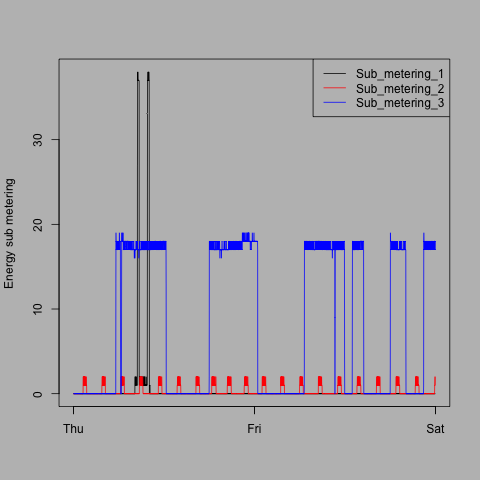

Recreate this plot in R.
#Purpose of plot3.R file:
## --defines function- plot3() used to generate line plot for energy sub-metering (No. 1, 2, 3) in 3 different colors vs datetimestamp as per Plot 3
# -----------------------------------------------------
#Function: plot3()
##Purpose:
### --uses function plot_graph() defined in this file to generate line plot for a data frame with 4 columns where x-axis=1st col, y-axis=2nd col, 3rd col, 4th col of data frame of which need to annotated in the graph with different colors
### --Plot generated on screen if no file name is provided
### --Provides the option to save the plot to a png file with dimensions 480x480 with grey background if a file name is provided
### --Generates a legend based on the annotation used to represent the different groups in the data 
##Parameter List:
#### df : Data frame for which line plot is generated. x-axis=1st col of data frame, y-axis=2nd col, 3rd col, 4th col  of which need to annotated in the graph with different colors
#### xlab_var : Variable to set the label for the x-axis. Default is empty string
#### ylab_var : Variable to set the label for the y-axis. Default is empty string
#### ylab_var : Variable to set the label for the y-axis. Default is empty string
#### color_var : Variable to set the color of line/point to be plotted. Default is black
#### main_var : Variable to set the title for the plot. Defailt is empty string
#### type_var : Variable to set the type of plot. Default is line plot
#### leg_col : Character vector specifying the 3 different colors to be used for annotating the different groups of data points
#### leg_label : Character vector specifying the 3 different labels to be used for annotating the different groups of data points in the legend
#### file_var : Variable to set the file name of the output png file in case user chooses to save the plot. Default is null

plot3 <- function (df, xlab_var="", ylab_var="", color_var="black", main_var = "", type_var="l", leg_col=NULL, leg_label=NULL, file_var=NULL) {
  if (length(file_var)==0) {#No file name provided, hence display the graph on screen
    #Use the plot_graph function defined in this file to plot the required graph on screen with the legends
   plot_graph(df, xlab_var, ylab_var, color_var, main_var, type_var, leg_col, leg_label)
  }
  else { #File name provided, hence graph output will be sent to customized png device
    #Define the parameters for the png device-480x480 pixels and having background as "grey"
    png(file_var,  width = 480, height = 480, units = "px", bg="grey")
    #Use the plot_graph function defined in this file to plot the required graph with the legends
    plot_graph(df, xlab_var, ylab_var, color_var, main_var, type_var, leg_col, leg_label)
    #Close the png graphic device
    dev.off()
  }
}


#Function: plot_graph()
##Purpose:
### --function to generate line plot for a data frame with 4 columns where x-axis=1st col, y-axis=2nd col, 3rd col, 4th col of data frame of which need to annotated in the graph with different colors
### --Generates a legend based on the annotation used to represent the different groups in the data 
##Parameter List:
#### df : Data frame for which line plot is generated. x-axis=1st col of data frame, y-axis=2nd col, 3rd col, 4th col  of which need to annotated in the graph with different colors
#### xlab_var : Variable to set the label for the x-axis
#### ylab_var : Variable to set the label for the y-axis
#### ylab_var : Variable to set the label for the y-axis
#### color_var : Variable to set the color of line/point to be plotted
#### main_var : Variable to set the title for the plot
#### type_var : Variable to set the type of plot
#### leg_col : Character vector specifying the 3 different colors to be used for annotating the different groups of data points
#### leg_label : Character vector specifying the 3 different labels to be used for annotating the different groups of data points in the legend

plot_graph <- function(df, xlab_var, ylab_var, color_var, main_var, type_var, leg_col, leg_label) {
  plot(df[c(1,2)], xlab=xlab_var, ylab=ylab_var, type="n")
  points(df[c(1,2)], type=type_var, col=leg_col[1])
  points(df[c(1,3)], type=type_var, col=leg_col[2])
  points(df[c(1,4)], type=type_var, col=leg_col[3])
  legend("topright",lty=1,col = leg_col, legend = leg_label)
}

